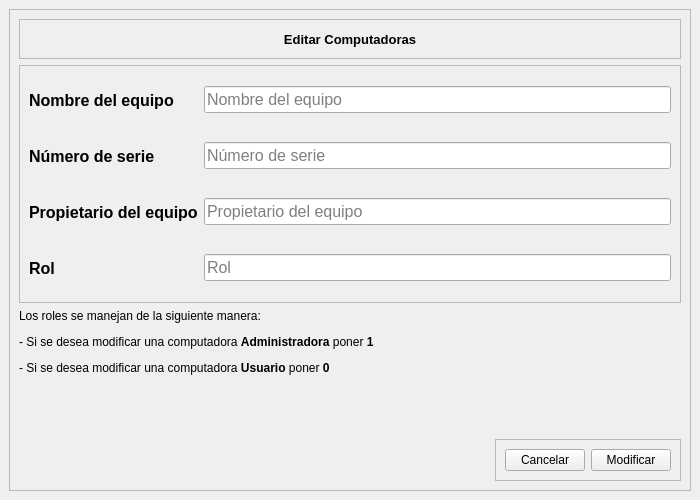
<?xml version="1.0" encoding="UTF-8"?>
<ui version="4.0">
 <class>EditarComputadoras</class>
 <widget class="QMainWindow" name="EditarComputadoras">
  <property name="geometry">
   <rect>
    <x>0</x>
    <y>0</y>
    <width>700</width>
    <height>500</height>
   </rect>
  </property>
  <property name="minimumSize">
   <size>
    <width>700</width>
    <height>500</height>
   </size>
  </property>
  <property name="maximumSize">
   <size>
    <width>700</width>
    <height>500</height>
   </size>
  </property>
  <property name="windowTitle">
   <string>MainWindow</string>
  </property>
  <widget class="QWidget" name="centralwidget">
   <layout class="QGridLayout" name="gridLayout">
    <item row="0" column="0">
     <widget class="QFrame" name="frame">
      <property name="frameShape">
       <enum>QFrame::StyledPanel</enum>
      </property>
      <property name="frameShadow">
       <enum>QFrame::Raised</enum>
      </property>
      <layout class="QVBoxLayout" name="verticalLayout">
       <item>
        <widget class="QFrame" name="frame_3">
         <property name="maximumSize">
          <size>
           <width>16777215</width>
           <height>40</height>
          </size>
         </property>
         <property name="frameShape">
          <enum>QFrame::StyledPanel</enum>
         </property>
         <property name="frameShadow">
          <enum>QFrame::Raised</enum>
         </property>
         <layout class="QGridLayout" name="gridLayout_2">
          <property name="leftMargin">
           <number>0</number>
          </property>
          <property name="topMargin">
           <number>0</number>
          </property>
          <property name="rightMargin">
           <number>0</number>
          </property>
          <property name="bottomMargin">
           <number>0</number>
          </property>
          <property name="spacing">
           <number>0</number>
          </property>
          <item row="0" column="0">
           <widget class="QLabel" name="label">
            <property name="maximumSize">
             <size>
              <width>16777215</width>
              <height>50</height>
             </size>
            </property>
            <property name="font">
             <font>
              <pointsize>10</pointsize>
              <weight>75</weight>
              <bold>true</bold>
             </font>
            </property>
            <property name="text">
             <string>Editar Computadoras</string>
            </property>
            <property name="alignment">
             <set>Qt::AlignCenter</set>
            </property>
           </widget>
          </item>
         </layout>
        </widget>
       </item>
       <item>
        <widget class="QFrame" name="frame_2">
         <property name="frameShape">
          <enum>QFrame::StyledPanel</enum>
         </property>
         <property name="frameShadow">
          <enum>QFrame::Raised</enum>
         </property>
         <layout class="QGridLayout" name="gridLayout_3">
          <item row="0" column="0">
           <widget class="QLabel" name="label_10">
            <property name="minimumSize">
             <size>
              <width>0</width>
              <height>50</height>
             </size>
            </property>
            <property name="font">
             <font>
              <pointsize>12</pointsize>
              <weight>75</weight>
              <bold>true</bold>
             </font>
            </property>
            <property name="text">
             <string>Nombre del equipo</string>
            </property>
           </widget>
          </item>
          <item row="0" column="1">
           <widget class="QLineEdit" name="nombre_equipo_txt">
            <property name="font">
             <font>
              <pointsize>12</pointsize>
             </font>
            </property>
            <property name="placeholderText">
             <string>Nombre del equipo</string>
            </property>
           </widget>
          </item>
          <item row="1" column="0">
           <widget class="QLabel" name="label_11">
            <property name="minimumSize">
             <size>
              <width>0</width>
              <height>50</height>
             </size>
            </property>
            <property name="font">
             <font>
              <pointsize>12</pointsize>
              <weight>75</weight>
              <bold>true</bold>
             </font>
            </property>
            <property name="text">
             <string>Número de serie</string>
            </property>
           </widget>
          </item>
          <item row="1" column="1">
           <widget class="QLineEdit" name="num_serie_txt">
            <property name="font">
             <font>
              <pointsize>12</pointsize>
             </font>
            </property>
            <property name="placeholderText">
             <string>Número de serie</string>
            </property>
           </widget>
          </item>
          <item row="2" column="0">
           <widget class="QLabel" name="label_12">
            <property name="minimumSize">
             <size>
              <width>0</width>
              <height>50</height>
             </size>
            </property>
            <property name="font">
             <font>
              <pointsize>12</pointsize>
              <weight>75</weight>
              <bold>true</bold>
             </font>
            </property>
            <property name="text">
             <string>Propietario del equipo</string>
            </property>
           </widget>
          </item>
          <item row="2" column="1">
           <widget class="QLineEdit" name="propietario_equipo_txt">
            <property name="font">
             <font>
              <pointsize>12</pointsize>
             </font>
            </property>
            <property name="placeholderText">
             <string>Propietario del equipo</string>
            </property>
           </widget>
          </item>
          <item row="3" column="0">
           <widget class="QLabel" name="label_13">
            <property name="minimumSize">
             <size>
              <width>0</width>
              <height>50</height>
             </size>
            </property>
            <property name="font">
             <font>
              <pointsize>12</pointsize>
              <weight>75</weight>
              <bold>true</bold>
             </font>
            </property>
            <property name="text">
             <string>Rol</string>
            </property>
           </widget>
          </item>
          <item row="3" column="1">
           <widget class="QLineEdit" name="rol_txt">
            <property name="font">
             <font>
              <pointsize>12</pointsize>
             </font>
            </property>
            <property name="placeholderText">
             <string>Rol</string>
            </property>
           </widget>
          </item>
         </layout>
        </widget>
       </item>
       <item>
        <widget class="QLabel" name="label_2">
         <property name="text">
          <string>&lt;html&gt;&lt;head/&gt;&lt;body&gt;&lt;p&gt;Los roles se manejan de la siguiente manera:&lt;/p&gt;&lt;p&gt;- Si se desea modificar una computadora &lt;span style=&quot; font-weight:600;&quot;&gt;Administradora&lt;/span&gt; poner &lt;span style=&quot; font-weight:600;&quot;&gt;1&lt;/span&gt;&lt;/p&gt;&lt;p&gt;- Si se desea modificar una computadora &lt;span style=&quot; font-weight:600;&quot;&gt;Usuario&lt;/span&gt; poner &lt;span style=&quot; font-weight:600;&quot;&gt;0&lt;/span&gt;&lt;/p&gt;&lt;p&gt;&lt;br/&gt;&lt;/p&gt;&lt;/body&gt;&lt;/html&gt;</string>
         </property>
        </widget>
       </item>
       <item alignment="Qt::AlignRight|Qt::AlignBottom">
        <widget class="QFrame" name="frame_4">
         <property name="frameShape">
          <enum>QFrame::StyledPanel</enum>
         </property>
         <property name="frameShadow">
          <enum>QFrame::Raised</enum>
         </property>
         <layout class="QHBoxLayout" name="horizontalLayout">
          <item>
           <widget class="QPushButton" name="cancelar_registro_btn">
            <property name="text">
             <string>Cancelar</string>
            </property>
           </widget>
          </item>
          <item>
           <widget class="QPushButton" name="modificar_compu_btn">
            <property name="text">
             <string>Modificar</string>
            </property>
           </widget>
          </item>
         </layout>
        </widget>
       </item>
      </layout>
     </widget>
    </item>
   </layout>
  </widget>
 </widget>
 <resources/>
 <connections/>
</ui>
